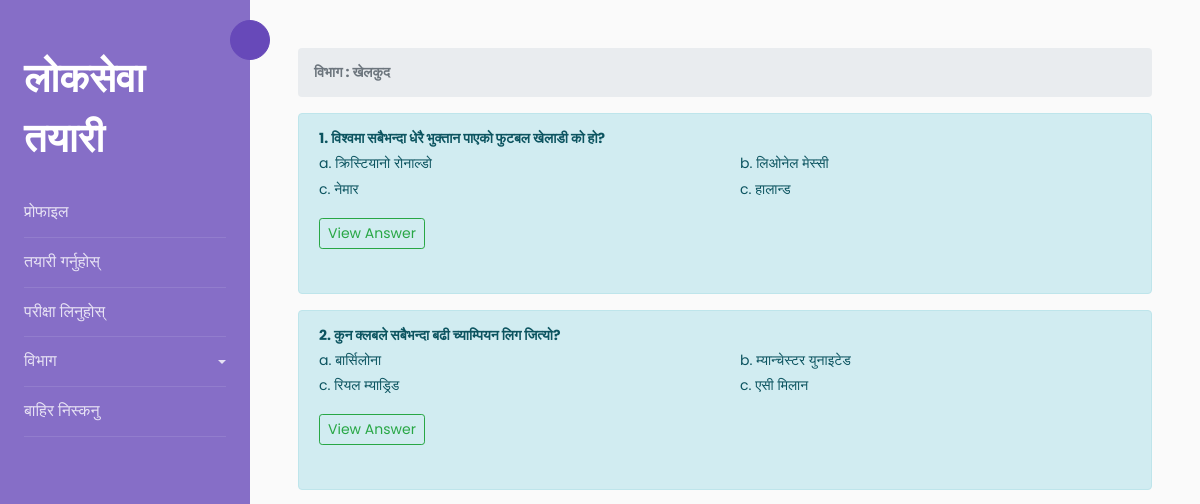
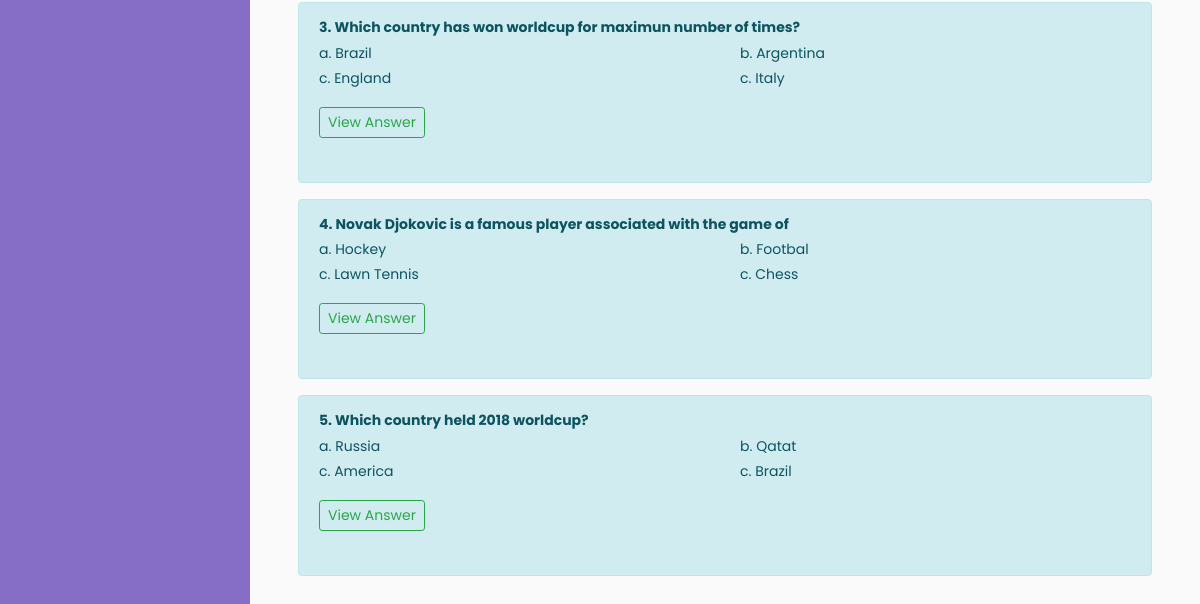
Page /category/1/ (signed in) on the earlier database version (2 pictures, top to bottom).
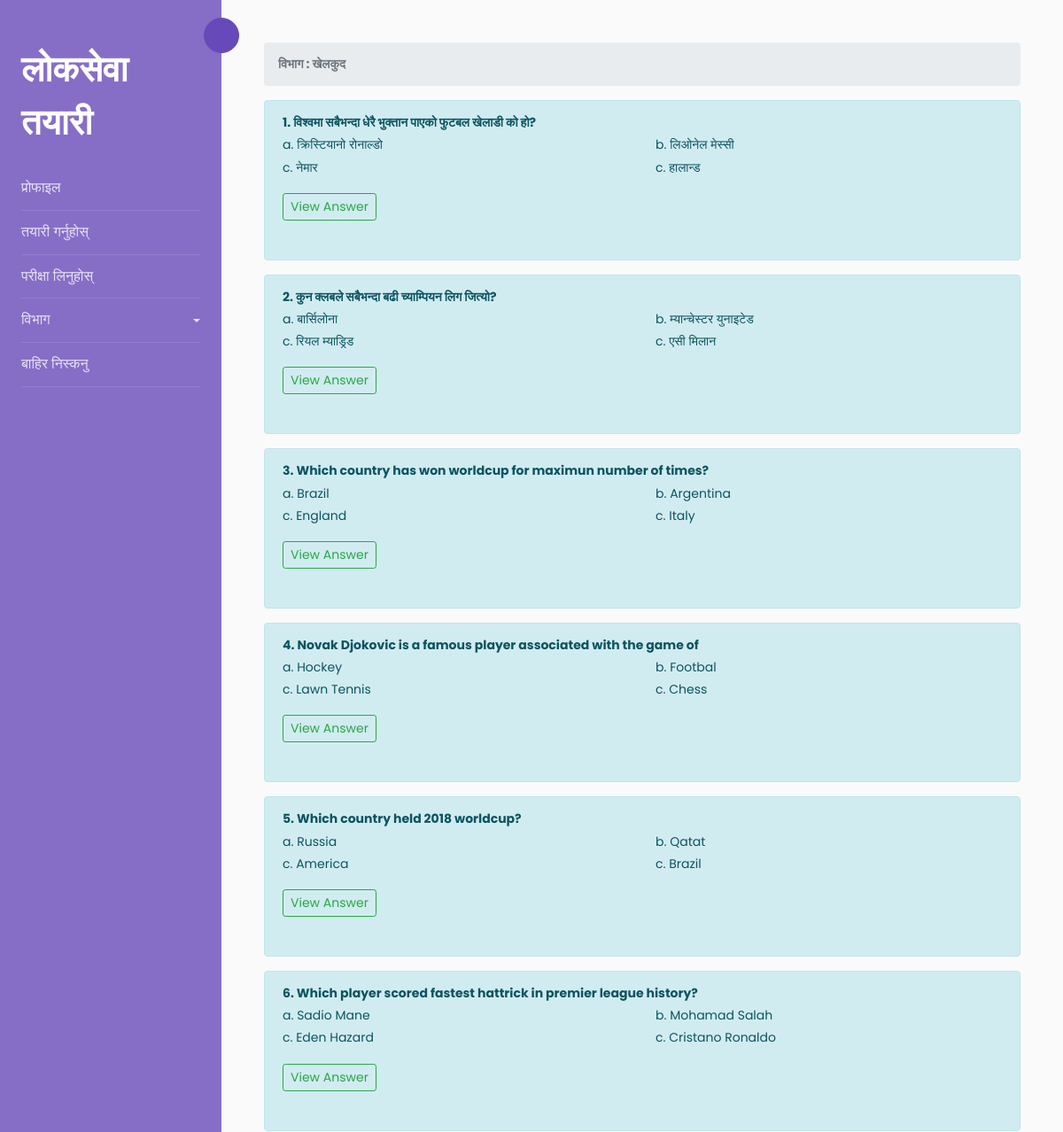
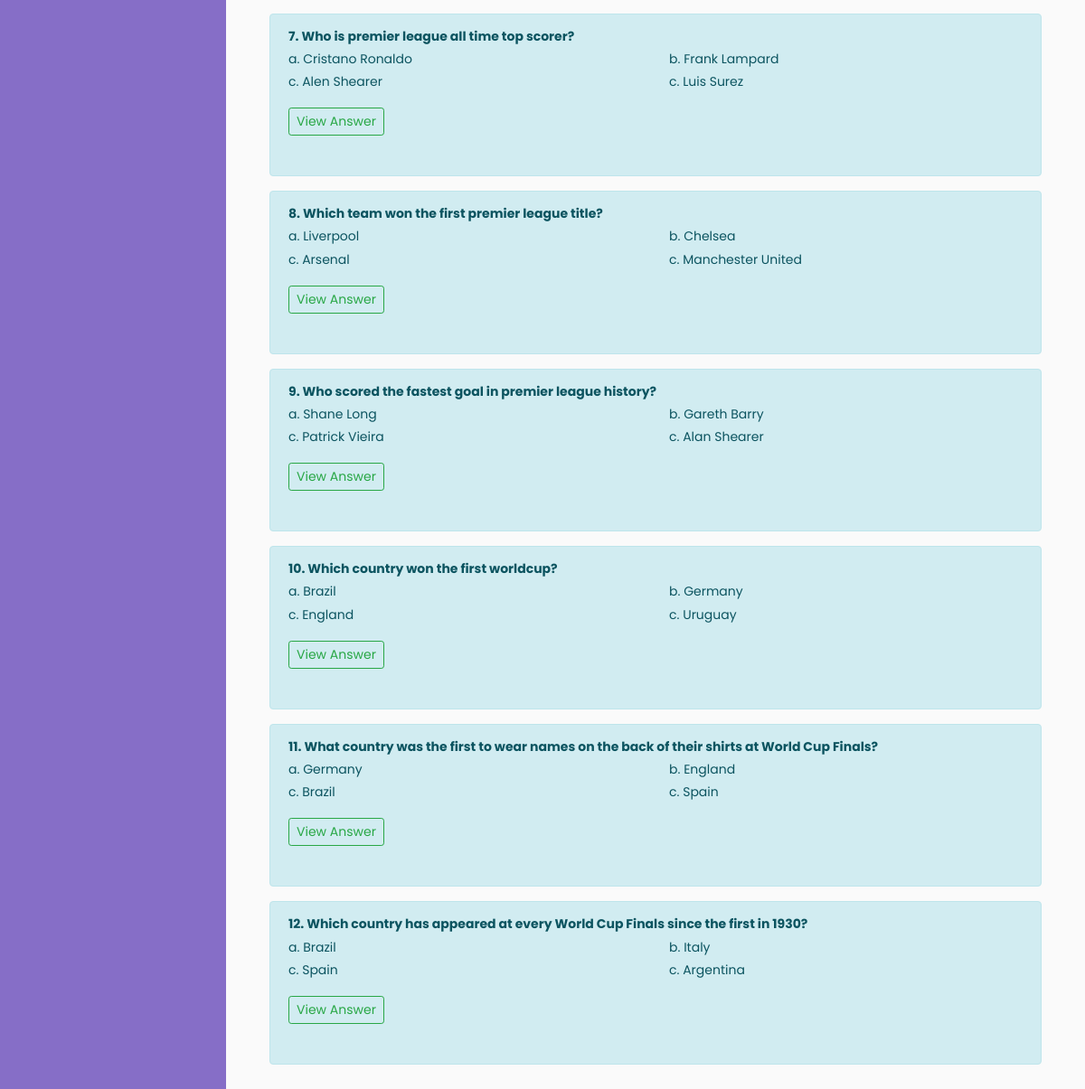
Same page on the later database version (2 pictures, top to bottom).
### Loksewa/models.py (models this page shows, shortened)
class Category(models.Model):
    category=models.CharField(max_length=50,blank=False)
    created_at=models.DateTimeField(auto_now_add=True)
    updated_at=models.DateTimeField(auto_now=True)
    def __str__(self):
        return f"{self.category}"

class Questions(models.Model):
    question=models.CharField(max_length=255,blank=False)
    category=models.ForeignKey(Category,on_delete=models.CASCADE)
    created_at=models.DateTimeField(auto_now_add=True)
    updated_at=models.DateTimeField(auto_now=True)
    def __str__(self):
        return f"{self.question}"

class Answer(models.Model):
    question = models.OneToOneField(Questions,on_delete=models.CASCADE)
    answer1 = models.CharField(max_length=50, blank=False)
    answer2 = models.CharField(max_length=50, blank=False)
    answer3 = models.CharField(max_length=50, blank=False)
    answer4 = models.CharField(max_length=50, blank=False)
    correctAnswer=models.CharField(max_length=50,blank=False)

### Loksewa/views.py (the view)
# urls.py: path('category/<int:id>/',views.category,name='category')
@login_required(login_url='/login')
def category(request,id):
    category=Category.objects.all()
    questions=Questions.objects.filter(category_id=id)
    categoryaccessed = questions[0].category
    context={
        'category':category,
        'categoryaccessed':categoryaccessed,
        'questions':questions
    }
    return render(request,'categories.html',context)

### templates/categories.html (shortened to what this page needs)
{% extends 'base.html' %}
{% block content %}
<nav aria-label="breadcrumb">
  <ol class="breadcrumb">
    <strong><li class="breadcrumb-item active" aria-current="page">विभाग : {{categoryaccessed.category}}</li></strong>
  </ol>
</nav>
{% for question in questions %}
    <div class="alert alert-info" role="alert">
        <strong>{{forloop.counter}}. {{question}}</strong><br>
        <div class="row">
            <div class="col-md-6">
                a. {{question.answer.answer1}}<br>
                c. {{question.answer.answer3}}
            </div>
            <div class="col-md-6">
                b. {{question.answer.answer2}}<br>
                c. {{question.answer.answer4}}
            </div>
        </div>
        <p>
          <a class="btn btn-outline-success btn-sm my-3" data-toggle="collapse" href="#collapse{{question.id}}" role="button" aria-expanded="false" aria-controls="collapseExample">
            View Answer
          </a>
        </p>
    </div>
{% endfor %}
{% endblock %}

### templates/base.html (shortened to what this page needs)
<!DOCTYPE html>
<html lang="en">
<head>
    {% include 'head.html' %}
</head>
<body>
{% include 'sidebar.html' %}
<div id="content" class="p-4 p-md-5 pt-5">
    {% block content %}
    {% endblock %}
</div>
</body>
</html>

### templates/head.html (shortened to what this page needs)
{% load static %}
<link rel="stylesheet" href="https://maxcdn.bootstrapcdn.com/bootstrap/4.0.0/css/bootstrap.min.css">
<link rel="stylesheet" href="{% static "css/style.css" %}">

### templates/sidebar.html (shortened to what this page needs)
<div class="wrapper d-flex align-items-stretch">
    <nav id="sidebar">
        <div class="custom-menu">
            <button type="button" id="sidebarCollapse" class="btn btn-primary">
            </button>
        </div>
        <div class="p-4 pt-5">
            <h1><a href="index.html" class="logo">लोकसेवा तयारी</a></h1>
            <ul class="list-unstyled components mb-5">
              <li>
              <a href="/">प्रोफाइल</a>
              </li>
              <li>
                <a href="/questions">तयारी गर्नुहोस्</a>
              </li>
              <li>
                  <a href="/test">परीक्षा लिनुहोस्</a>
              </li>
              <li>
              <a href="#pageSubmenu" data-toggle="collapse" aria-expanded="false" class="dropdown-toggle">विभाग</a>
              </li>
              <li>
              <a href="/logout">बाहिर निस्कनु</a>
              </li>
            </ul>
        </div>
    </nav>

### templates/script.html (shortened to what this page needs)
{% load static %}

Differences in the rows shown:
added Questions: question "Which player scored fastest hattrick in premier league history?", answer.answer1 "Sadio Mane", answer.answer3 "Eden Hazard", answer.answer2 "Mohamad Salah", answer.answer4 "Cristano Ronaldo"
added Questions: question "Who is premier league all time top scorer?", answer.answer1 "Cristano Ronaldo", answer.answer3 "Alen Shearer", answer.answer2 "Frank Lampard", answer.answer4 "Luis Surez"
added Questions: question "Which team won the first premier league title?", answer.answer1 "Liverpool", answer.answer3 "Arsenal", answer.answer2 "Chelsea", answer.answer4 "Manchester United"
added Questions: question "Who scored the fastest goal in premier league history?", answer.answer1 "Shane Long", answer.answer3 "Patrick Vieira", answer.answer2 "Gareth Barry", answer.answer4 "Alan Shearer"
added Questions: question "Which country won the first worldcup?", answer.answer1 "Brazil", answer.answer3 "England", answer.answer2 "Germany", answer.answer4 "Uruguay"
added Questions: question "What country was the first to wear names on the back of their shirts at World Cup Finals?", answer.answer1 "Germany", answer.answer3 "Brazil", answer.answer2 "England", answer.answer4 "Spain"
added Questions: question "Which country has appeared at every World Cup Finals since the first in 1930?", answer.answer1 "Brazil", answer.answer3 "Spain", answer.answer2 "Italy", answer.answer4 "Argentina"
